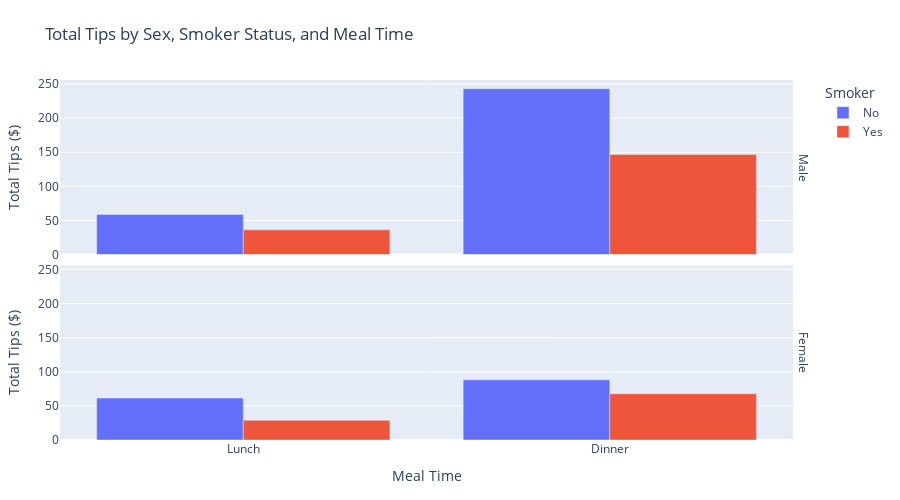

The notebook cell saved with this chart:
### Code cell
answer['chart']

### Figure 1 — Plotly figure (JSON) as saved in the notebook; plotly's stock layout.template omitted (floating-point values rounded to 4 significant figures)
{"data": [{"alignmentgroup": "True", "hovertemplate": "Smoker=No<br>sex=Male<br>Meal Time=%{x}<br>Total Tips ($)=%{y}<extra></extra>", "legendgroup": "No", "marker": {"color": "#636efa", "pattern": {"shape": ""}}, "name": "No", "offsetgroup": "No", "orientation": "v", "showlegend": true, "textposition": "auto", "type": "bar", "x": ["Dinner", "Lunch"], "xaxis": "x2", "y": [243.2, 58.83], "yaxis": "y2"}, {"alignmentgroup": "True", "hovertemplate": "Smoker=No<br>sex=Female<br>Meal Time=%{x}<br>Total Tips ($)=%{y}<extra></extra>", "legendgroup": "No", "marker": {"color": "#636efa", "pattern": {"shape": ""}}, "name": "No", "offsetgroup": "No", "orientation": "v", "showlegend": false, "textposition": "auto", "type": "bar", "x": ["Dinner", "Lunch"], "xaxis": "x", "y": [88.28, 61.49], "yaxis": "y"}, {"alignmentgroup": "True", "hovertemplate": "Smoker=Yes<br>sex=Male<br>Meal Time=%{x}<br>Total Tips ($)=%{y}<extra></extra>", "legendgroup": "Yes", "marker": {"color": "#EF553B", "pattern": {"shape": ""}}, "name": "Yes", "offsetgroup": "Yes", "orientation": "v", "showlegend": true, "textposition": "auto", "type": "bar", "x": ["Dinner", "Lunch"], "xaxis": "x2", "y": [146.8, 36.28], "yaxis": "y2"}, {"alignmentgroup": "True", "hovertemplate": "Smoker=Yes<br>sex=Female<br>Meal Time=%{x}<br>Total Tips ($)=%{y}<extra></extra>", "legendgroup": "Yes", "marker": {"color": "#EF553B", "pattern": {"shape": ""}}, "name": "Yes", "offsetgroup": "Yes", "orientation": "v", "showlegend": false, "textposition": "auto", "type": "bar", "x": ["Dinner", "Lunch"], "xaxis": "x", "y": [67.83, 28.91], "yaxis": "y"}], "layout": {"annotations": [{"font": {}, "showarrow": false, "text": "Female", "textangle": 90, "x": 0.98, "xanchor": "left", "xref": "paper", "y": 0.2425, "yanchor": "middle", "yref": "paper"}, {"font": {}, "showarrow": false, "text": "Male", "textangle": 90, "x": 0.98, "xanchor": "left", "xref": "paper", "y": 0.7575, "yanchor": "middle", "yref": "paper"}], "barmode": "group", "height": 500, "legend": {"title": {"text": "Smoker"}, "tracegroupgap": 0}, "margin": {"b": 60, "l": 60, "r": 30, "t": 80}, "title": {"text": "Total Tips by Sex, Smoker Status, and Meal Time"}, "xaxis": {"anchor": "y", "categoryarray": ["Lunch", "Dinner"], "categoryorder": "array", "domain": [0, 0.98], "title": {"text": "Meal Time"}}, "xaxis2": {"anchor": "y2", "domain": [0, 0.98], "matches": "x", "showticklabels": false}, "yaxis": {"anchor": "x", "domain": [0, 0.485], "title": {"text": "Total Tips ($)"}}, "yaxis2": {"anchor": "x2", "domain": [0.515, 1], "matches": "y", "title": {"text": "Total Tips ($)"}}}}
